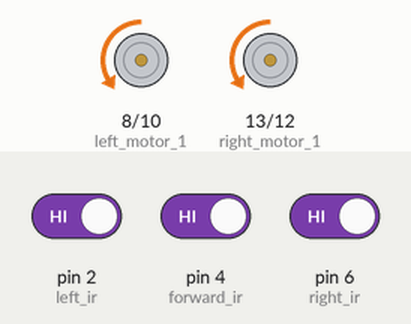
Simulated run of this sketch. Board: Arduino Uno, built with avr-gcc and run on an emulated ATmega328P. Parts: motor-driver pin pairs drawn as motors (green arrow = first pin HIGH = forward, orange = second pin HIGH = backward, longer = more drive, scaled by the enable pin). The inputs (shaded band) are chosen by the test bench; at power-on: pin 2 (left_ir) HIGH, pin 6 (right_ir) HIGH, pin 4 (forward_ir) HIGH.

Above: at 1.2 s.
1.3 s: pin 2 (left_ir) driven LOW
At 2.1 s:
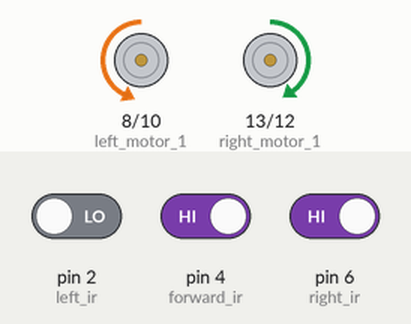
2.8 s: pin 2 (left_ir) driven HIGH
At 3.2 s:
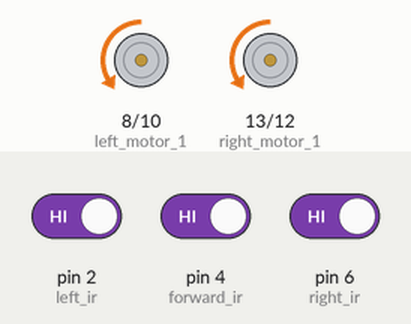
4.3 s: pin 6 (right_ir) driven LOW
At 5.5 s:
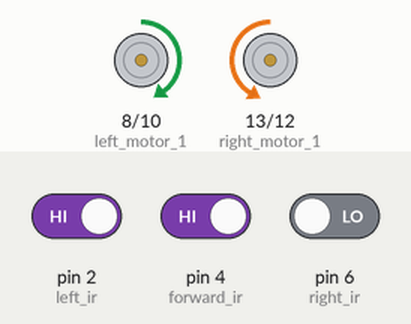
5.8 s: pin 6 (right_ir) driven HIGH
At 6.7 s:
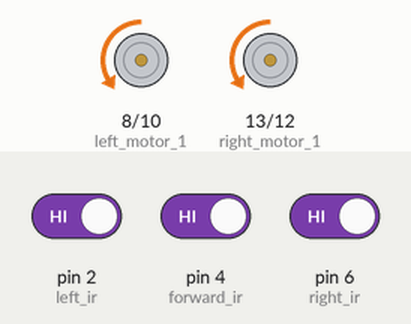
Timing chart, 0 to 8.3 s (numbered marks = the images above; inputs shaded):
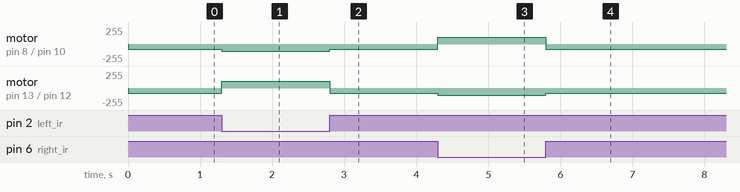

The sketch:

Line_Follower_PID_.ino
```cpp
//IR Variable
int left_ir = 2;
int forward_ir = 4;
int right_ir = 6;


//Motor Variable
int left_en = 9;
int left_motor_1 = 8;
int left_motor_2 = 10;

int right_en = 11;
int right_motor_1 = 13;
int right_motor_2 = 12;


//PID constant
float kp = 1.2;
float ki = 0;
float kd = 0;
float P = 0, D = 0, I = 0, PID_value = 0, previous_error = 0;


void setup() {

  pinMode(left_ir, INPUT);
  pinMode(forward_ir, INPUT);
  pinMode(right_ir, INPUT);

  pinMode(left_en, OUTPUT);
  pinMode(left_motor_1, OUTPUT);
  pinMode(left_motor_2, OUTPUT);

  pinMode(right_en, OUTPUT);
  pinMode(right_motor_1, OUTPUT);
  pinMode(right_motor_2, OUTPUT);

  Serial.begin(9600);
}

void loop() {

  PID_Control();

}

void PID_Control()
{
  //determine the position of car by reading the ir sensors

  int read_left = digitalRead(left_ir);
  int read_right = digitalRead(right_ir);
  int read_forward = digitalRead(forward_ir);

  int position_ = ((read_left * 0) +(read_forward * 1000)+(read_right * 2000)) / (read_left + read_right + read_forward);

  int Error = 1000 - position_;

  P = Error;
  I = I + Error;
  D = Error - previous_error;
  previous_error = Error;
  PID_value = (kp * P) + (kd * D) * (ki * I); //represent the speed of motors

  int motorSpeed_left = 75 - PID_value;
  int motorSpeed_right = 75 + PID_value;

  if (motorSpeed_left > 110)
  {
    motorSpeed_left = 110;
  }
  if (motorSpeed_right > 105)
  {
    motorSpeed_right = 105;
  }
  if (motorSpeed_left < -100)
  {
    motorSpeed_left = -100;
  }
  if (motorSpeed_right < -100)
  {
    motorSpeed_right = -100;
  }

  movement(motorSpeed_left, motorSpeed_right);
}

void movement(int left_speed, int right_speed)
{

  if (left_speed < 0)
  {
    left_speed = 0 - left_speed;
    digitalWrite(left_motor_1, HIGH);
    digitalWrite(left_motor_2, LOW);
  }
  else
  {
    digitalWrite(left_motor_1, LOW);
    digitalWrite(left_motor_2, HIGH);
  }
  if (right_speed < 0)
  {
    right_speed = 0 - right_speed;
    digitalWrite(right_motor_1, HIGH);
    digitalWrite(right_motor_2, LOW);
  }
  else
  {
    digitalWrite(right_motor_1, LOW);
    digitalWrite(right_motor_2, HIGH);
  }

  analogWrite(left_en, left_speed);
  analogWrite(right_en, right_speed);

}
```

Measured:
- after the input at 1.3 s, motor on pin 8 (left_motor_1) / pin 10 (left_motor_2): backward 75/255 → backward 110/255 at once; motor on pin 13 (right_motor_1) / pin 12 (right_motor_2): backward 75/255 → forward 100/255 at once
- after the input at 2.8 s, motor on pin 8 (left_motor_1) / pin 10 (left_motor_2): backward 110/255 → backward 75/255 at once; motor on pin 13 (right_motor_1) / pin 12 (right_motor_2): forward 100/255 → backward 75/255 at once
- after the input at 4.3 s, motor on pin 8 (left_motor_1) / pin 10 (left_motor_2): backward 75/255 → forward 100/255 at once; motor on pin 13 (right_motor_1) / pin 12 (right_motor_2): backward 75/255 → backward 105/255 at once
- after the input at 5.8 s, motor on pin 8 (left_motor_1) / pin 10 (left_motor_2): forward 100/255 → backward 75/255 at once; motor on pin 13 (right_motor_1) / pin 12 (right_motor_2): backward 105/255 → backward 75/255 at once
